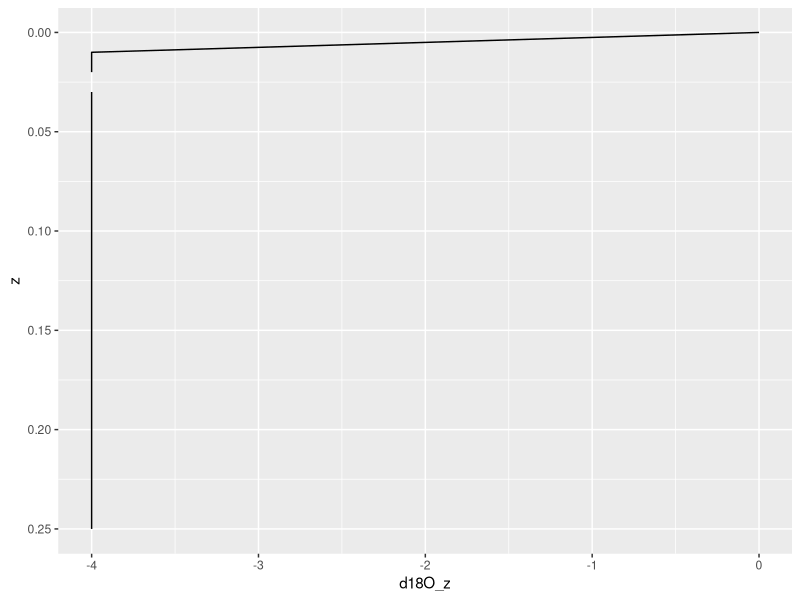

Reproduce this figure in R.
## ---- chunk 1
library(tidyverse)
## ---- chunk 2
saturated_soil <- tibble(
  z = seq(0,1, by = .01), #m
  d18O_res = -4, #permil
  d_surface = 0, #permil
  E = 0.05, #mm/day
  E.m_sec = E/1000*24*60*60, #m/sec
  p = 0.35, #unitless
  tau = 0.67, #unitless
  D_l = .01, #m^2 / sec
  D_star = p*tau*D_l,  #m^2 / sec
  d18O_z = d18O_res + (d_surface - d18O_res)*exp(-z*E.m_sec/D_star) #permil
)

saturated_soil %>% ggplot()+aes(x = d18O_z, y = z) + geom_line()  + scale_y_reverse(lim = c(.25, 0))
